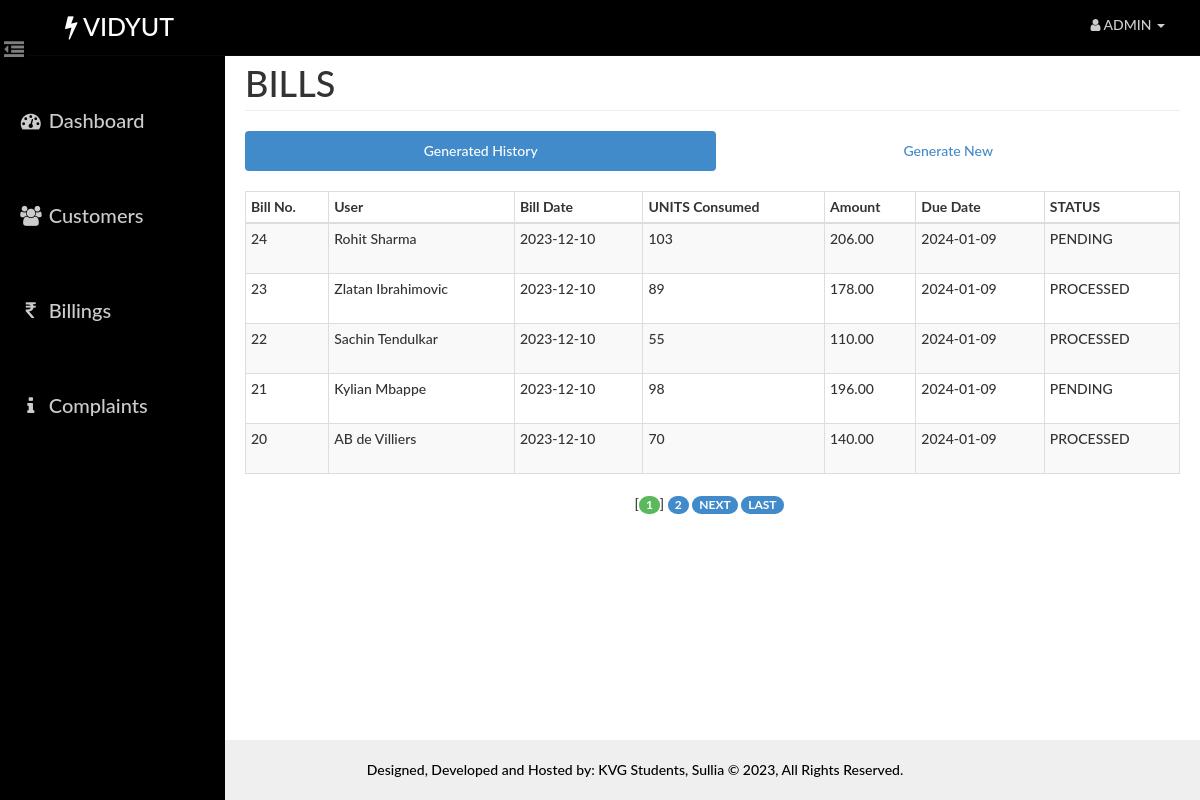
Screenshot of /admin/extra.php (signed in) with the database file from the repository.
### tables this page shows
CREATE TABLE `bill` (
  `id` int(14) NOT NULL,
  `aid` int(14) NOT NULL,
  `uid` int(14) NOT NULL,
  `units` int(10) NOT NULL,
  `amount` decimal(10,2) NOT NULL,
  `status` varchar(10) NOT NULL,
  `bdate` date NOT NULL,
  `ddate` date NOT NULL
);

CREATE TABLE `user` (
  `id` int(14) NOT NULL,
  `name` varchar(40) NOT NULL,
  `email` varchar(40) NOT NULL,
  `phone` varchar(10) NOT NULL,
  `pass` varchar(20) NOT NULL,
  `address` varchar(100) NOT NULL
);

### admin/paging1.php (called while the page is built, shortened)
<?php
    $rowsperpage = 5;
    if (isset($_GET['currentpage']) && is_numeric($_GET['currentpage'])) {
       $currentpage = (int) $_GET['currentpage'];
    } else {
       $currentpage = 1;
    }
    $offset = ($currentpage - 1) * $rowsperpage;
 ?>

### Includes/admin.php (called while the page is built, shortened)
<?php
    function retrieve_bills_generated($id,$offset, $rowsperpage) {
        global $con;
        $query  = "SELECT user.name AS user, bill.bdate AS bdate , bill.units AS units , bill.amount AS amount , bill.id as bid ";
        $query .= ", bill.ddate AS ddate, bill.status AS status ";
        $query .= " FROM user , bill ";
        $query .= " WHERE user.id=bill.uid AND aid={$id} ";
        $query .= " ORDER BY bill.id DESC ";
        $query .= "LIMIT {$offset}, {$rowsperpage} ";
        $result = mysqli_query($con,$query);
        return $result;
    }
 ?>

### admin/extra.php (the view, shortened to what this page needs)
<?php
    require_once('head_html.php');
    require_once('../Includes/session.php');
    require_once('../Includes/admin.php');
?>
<body>
    <div id="wrapper">
        <?php
            require_once("nav.php");
            require_once("sidebar.php");
        ?>
        <div id="page-content-wrapper">
            <div class="container-fluid">
                <div class="row">
                    <div class="col-lg-12">
                        <h1 class="page-header">
                            BILLS
                        </h1>
                        <ul class="nav nav-pills nav-justified">
                            <li class="active"><a href="#generated" data-toggle="pill">Generated History</a>
                            </li>
                            <li class=""><a href="#generate" data-toggle="pill">Generate New</a>
                            </li>
                        </ul>
                        <div class="tab-content">
                            <div class="tab-pane fade in active" id="generated">
                                <div class="table-responsive">
                                    <table class="table table-hover table-striped table-bordered table-condensed">
                                        <thead>
                                            <tr>
                                                <th>Bill No.</th>
                                                <th>User</th>
                                                <th>Bill Date</th>
                                                <th>UNITS Consumed</th>
                                                <th>Amount</th>
                                                <th>Due Date</th>
                                                <th>STATUS</th>
                                            </tr>
                                        </thead>
                                        <tbody>
                                        <?php
                                            include("paging1.php");
                                            $result = retrieve_bills_generated($_SESSION['aid'],$offset, $rowsperpage);
                                            while($row = mysqli_fetch_assoc($result)){
                                            ?>
                                                <tr>
                                                    <td><?php echo $row['bid']?></td>
                                                    <td height="50"><?php echo $row['user'] ?></td>
                                                    <td><?php echo $row['bdate'] ?></td>
                                                    <td><?php echo $row['units'] ?></td>
                                                    <td><?php echo $row['amount'] ?></td>
                                                    <td><?php echo $row['ddate'] ?></td>
                                                    <td><?php echo $row['status'] ?></td>
                                                </tr>
                                            <?php
                                            }
                                            ?>
                                        </tbody>
                                    </table>
                                    <?php include("paging2.php");  ?>
                                </div>
                            </div>
                        </div>
                    </div>
                </div>
            </div>
        </div>
    </div>
    <?php
    require_once("footer.php");
    ?>
</body>
</html>

### assets/css/dash_admin.css (style rules this page uses)
html { height: 100%; }
body, html { width: 100%; height: 100%; }
body, h1, h2, h3, h4, h5, h6 { font-family: "Lato","Helvetica Neue",Helvetica,Arial,sans-serif; font-weight: 500; }
#wrapper { padding-left: 10px; padding-top: 5px; -webkit-transition: all 0.5s ease; -moz-transition: all 0.5s ease; -o-transition: all 0.5s ease; transition: all 0.5s ease; }
#page-content-wrapper { width: 100%; padding: 15px; min-height:100%; }
@media (min-width:768px) { #wrapper { padding-left: 225px; } }
@media (min-width:768px) { #page-content-wrapper { padding: 20px; } }
.table-responsive { padding-top: 20px; padding-bottom: 20px; }

### rows the page displays
bill: id "24", uid.name "Rohit Sharma", bdate "2023-12-10", units "103", amount "206.00", ddate "2024-01-09", status "PENDING"
bill: id "23", uid.name "Zlatan Ibrahimovic", bdate "2023-12-10", units "89", amount "178.00", ddate "2024-01-09", status "PROCESSED"
bill: id "22", uid.name "Sachin Tendulkar", bdate "2023-12-10", units "55", amount "110.00", ddate "2024-01-09", status "PROCESSED"
bill: id "21", uid.name "Kylian Mbappe", bdate "2023-12-10", units "98", amount "196.00", ddate "2024-01-09", status "PENDING"
bill: id "20", uid.name "AB de Villiers", bdate "2023-12-10", units "70", amount "140.00", ddate "2024-01-09", status "PROCESSED"
